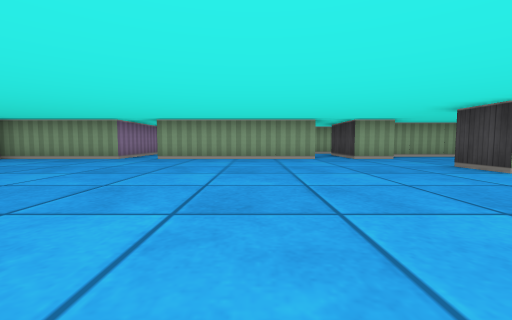
view 1 (above)

19 first-person views from a walk through a cub3D level. The camera is about half as high as the walls, tilts 4° down and sees 90° across. The floor is counted in squares. Each view is taken from the middle of a square. On the plan, view 1 faces up. The plan holds only what a view shows up to about 9 squares ahead; the rest is blank.

view 2
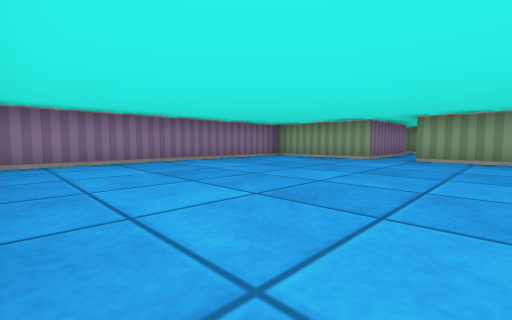

view 3
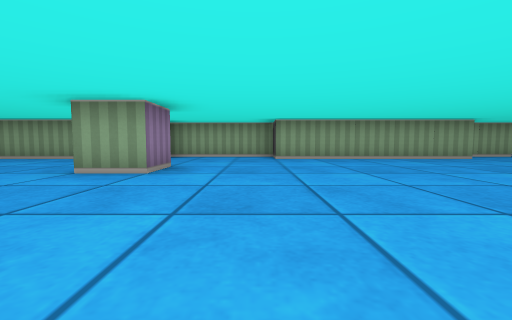

view 4
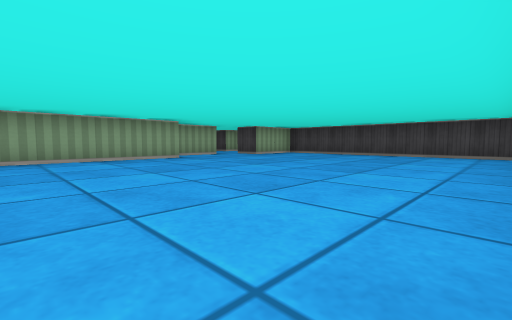

view 5
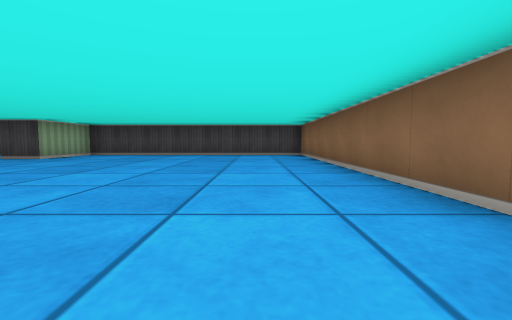

view 6
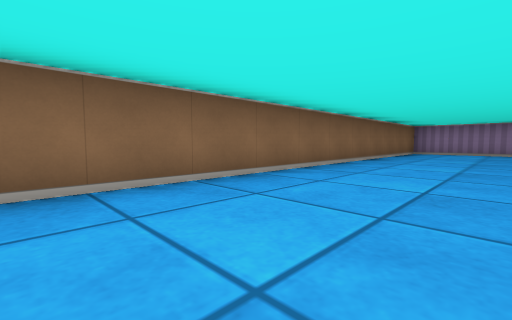

view 7
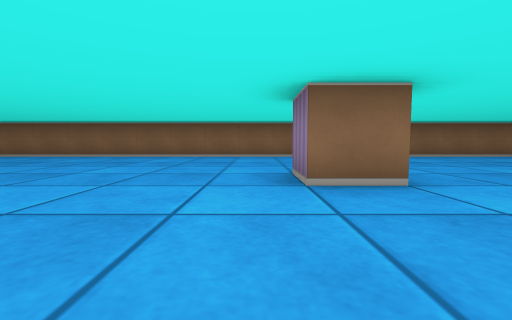

view 8
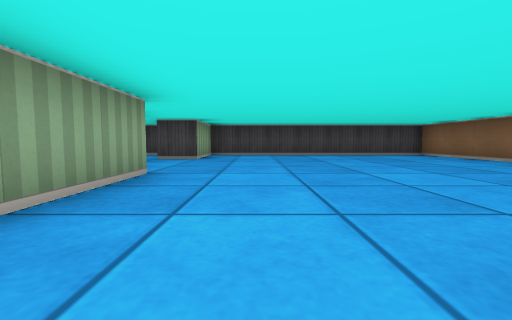

view 9
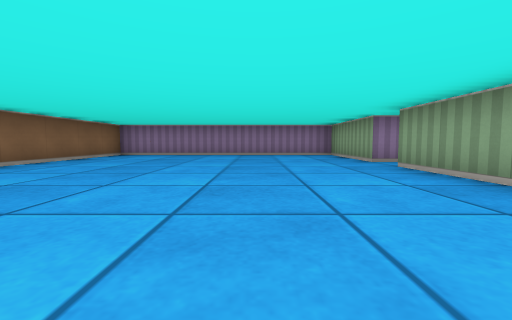

view 10
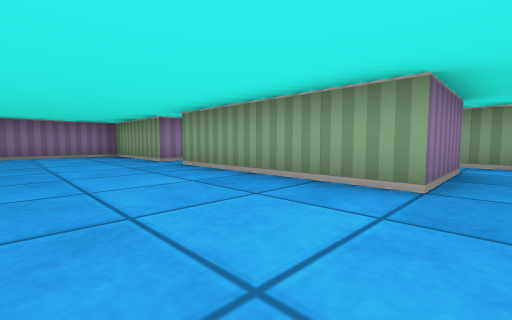

view 11
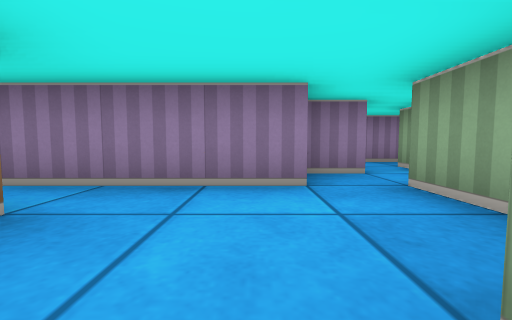

view 12
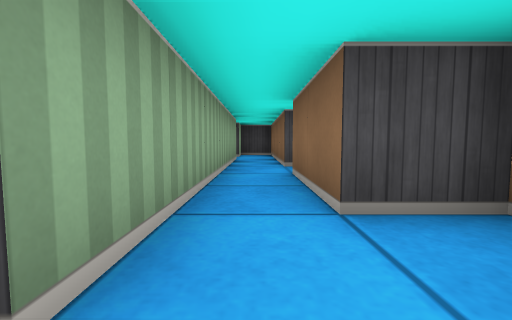

view 13
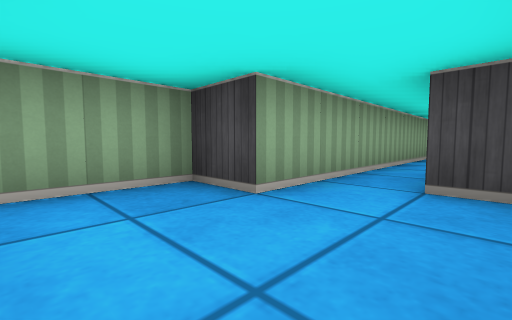

view 14
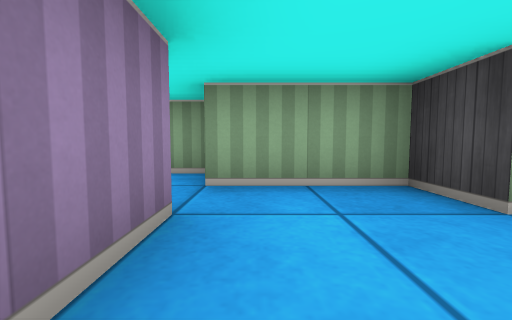

view 15
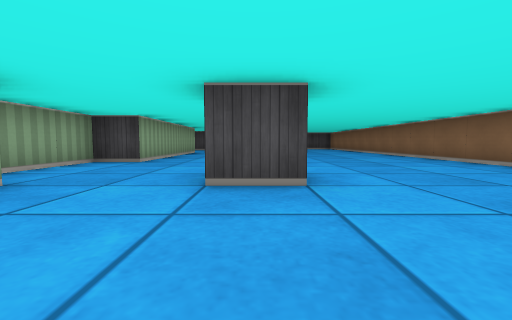

view 16
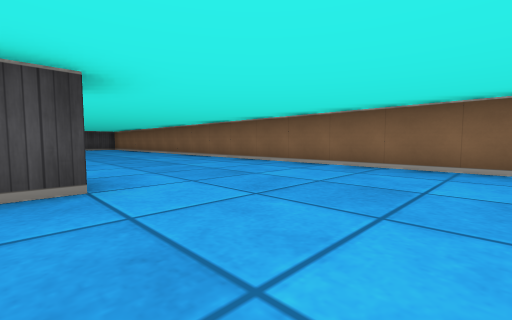

view 17
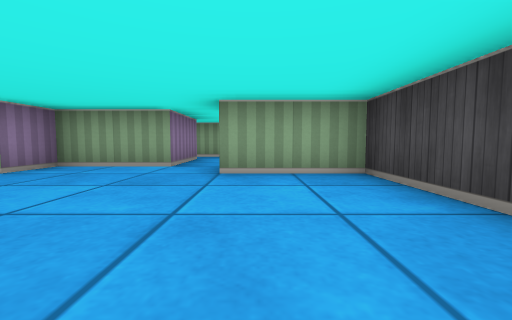

view 18
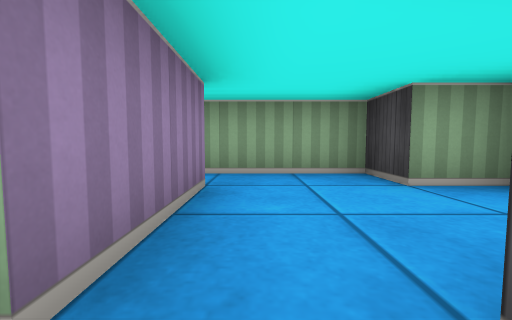

view 19
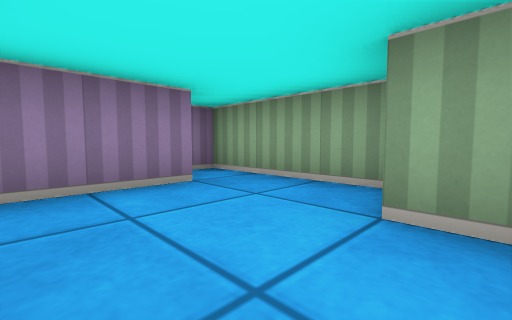

### Floor plan
Points are (right, up) in squares from view 1. A wall is a line through its corners. A room is listed if a view was taken in it or the views show most of it. See-through windows are left out.
Room 1 (views 1, 2, 3, 4, 5, 6, 7, 8, 9, 10, 15, 16, 17, 18)
walls: (4.5, 3.5) (3.5, 3.5) (3.5, 4.5) (4.5, 4.5) (4.5, 3.5); (3.6, 6.5) (2.5, 6.5); (1.5, 6.5) (-2.5, 6.5); (-3.5, 6.5) (-6.5, 6.5) (-6.5, -0.5) (16.5, -0.5) (16.5, 6.5) (14.5, 6.5) (14.5, 7.5); (13.5, 7.5) (11.5, 7.5) (11.5, 6.5) (6.5, 6.5) (6.5, 7.5) (3.5, 7.5)
ways out: opening at (-3, 7) to room 2; opening at (2, 7.5) to room 2; opening at (14, 8) to room 3
Room 2 (views 11, 12, 13, 14)
walls: (-0.5, 7.4) (-0.5, 8.5) (1.5, 8.5) (1.5, 6.5); (2.5, 6.5) (2.5, 8.5) (6.5, 8.5) (6.5, 9.5); (-3.5, 9.6) (-3.5, 6.5); (-3.6, 11.5) (-4.5, 11.5); (4.5, 9.5) (-1.5, 9.5) (-1.5, 10.5) (-3.5, 10.5); (-4.5, 10.6) (-4.5, 9.6); (6.1, 9.5) (5.5, 9.5)
ways out: opening at (-3, 7) to room 1; opening at (2, 7.5) to room 1; opening at (-5, 11)
Room 3 (view 19)
walls: (13.5, 9.6) (13.5, 7.5); (16.6, 9.5) (15.5, 9.5) (15.5, 10.5) (12.5, 10.5) (12.5, 10); (16.5, 8.2) (16.5, 8.8)
ways out: opening at (14, 8) to room 1

Where each view was taken, in squares from view 1:
view 1: 0 up, 0 right, facing up
view 2: 0 up, 1 left, facing up-left
view 3: 0 up, 6 right, facing up
view 4: 0 up, 8 right, facing up-right
view 5: 1 up, 8 right, facing right
view 6: 2 up, 4 right, facing down-left
view 7: 7 up, 5 right, facing down
view 8: 5 up, 8 right, facing right
view 9: 4 up, 2 right, facing left
view 10: 4 up, 2 right, facing up-left
view 11: 9 up, 1 left, facing left
view 12: 9 up, 2 left, facing right
view 13: 8 up, 3 left, facing up-right
view 14: 8 up, 3 left, facing up
view 15: 4 up, 1 right, facing right
view 16: 4 up, 1 right, facing down-right
view 17: 3 up, 15 right, facing up
view 18: 7 up, 14 right, facing up
view 19: 8 up, 16 right, facing up-left
